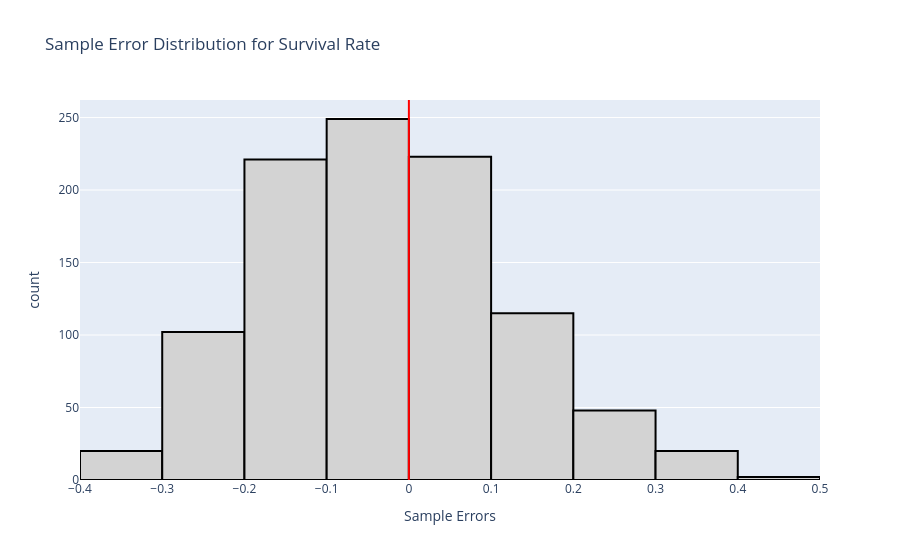

Notebook cell for this chart:
### Markdown cell above
The histogram above visualizes the **sampling distribution of *survival rate***. What does it tell us?
* The "bump" of the histogram is concentrated around the true, population survival rate. This tells us that if you take a sample at random, it's quite likely that you'll get one whose survival rate estimate is close to the population value.
* The tails of the histogram extend as low as 0 and as high as 0.8. This tells us we can get unlucky samples whose estimates are quite far from the true, population value.
* Estimation performance here doesn't seem too bad, especially given that the sample size was $n=10$ (less than 1\% of the population size).

This same information (and insights) can instead be visualized via the **sample error distribution** which is, as the name suggests, the distribution of sample errors.

### Code cell
# Visualize the sample errors
sample_errors = sample_surv_rates - pop_surv_rate
fig = px.histogram(sample_errors,
                   title = "Sample Error Distribution for Survival Rate",
                   labels = {"value":"Sample Errors"},
                   height = 550)

fig.update_traces(showlegend = False,
                  marker_color = "lightgrey", 
                  marker_line_color = "black",
                  marker_line_width = 2)

pop_surv_rate = titanic["survived"].value_counts(normalize = True).loc["yes"]
fig.add_vline(x = 0,          
              line_width=2,            
              line_dash="solid",       
              line_color="red")

### Figure 1 — Plotly figure (JSON) as saved in the notebook; plotly's stock layout.template omitted (floating-point values rounded to 4 significant figures; data arrays with more than 128 entries replaced by an {"elided": "..."} marker saying what was removed)
{"data": [{"alignmentgroup": "True", "bingroup": "x", "hovertemplate": "variable=0<br>Sample Errors=%{x}<br>count=%{y}<extra></extra>", "legendgroup": "0", "marker": {"color": "lightgrey", "line": {"color": "black", "width": 2}, "pattern": {"shape": ""}}, "name": "0", "offsetgroup": "0", "orientation": "v", "showlegend": false, "type": "histogram", "x": {"elided": "1000 float values"}, "xaxis": "x", "yaxis": "y"}], "layout": {"autosize": true, "barmode": "relative", "legend": {"title": {"text": "variable"}, "tracegroupgap": 0}, "shapes": [{"line": {"color": "red", "dash": "solid", "width": 2}, "type": "line", "x0": 0, "x1": 0, "xref": "x", "y0": 0, "y1": 1, "yref": "y domain"}], "title": {"text": "Sample Error Distribution for Survival Rate"}, "xaxis": {"anchor": "y", "autorange": true, "domain": [0, 1], "range": [-0.4, 0.5], "title": {"text": "Sample Errors"}, "type": "linear"}, "yaxis": {"anchor": "x", "autorange": true, "domain": [0, 1], "range": [0, 262.1], "title": {"text": "count"}}}}
